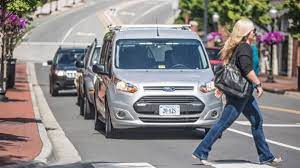
#> input picture Image_Analysis/street_car.jpg, 300 x 168 px
$ python Histogram.py
#> lines starting #> are read from the running program, lines starting #| are printed output that depends on the picture
import cv2
from matplotlib import pyplot as plt

image = cv2.imread('street_car.jpg')
#> image is the input picture: shape (168, 300, 3); mean B, G, R 133.2, 132.9, 135.6

gray = cv2.cvtColor(image, cv2.COLOR_BGR2GRAY)
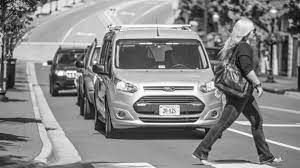
#> gray: shape (168, 300); min 0, max 255, mean 133.7

hist = cv2.calcHist([gray], [0], None, [256], [0, 256])
#> hist = 256 values, max 787 at index 156, min 0 at index 1, mean 196.9

plt.figure()
plt.title("Histogram of Image")
plt.xlabel("Bins")
plt.ylabel("No: of Pixels")
plt.plot(hist)
plt.xlim([0, 256])
plt.show()
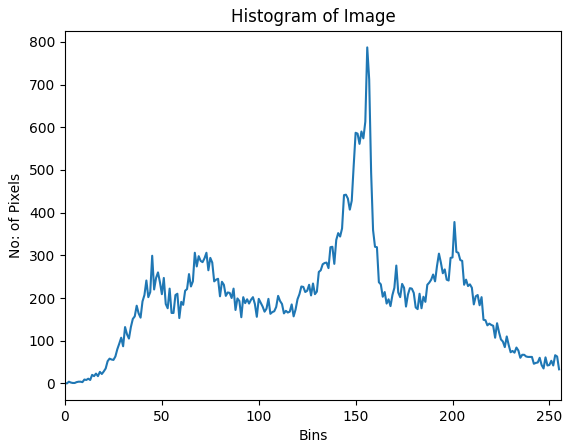
#> figure drawn by matplotlib, 1 panel; curve peaks at x = 156, y = 787

# [14 lines of commented-out code are left out]
